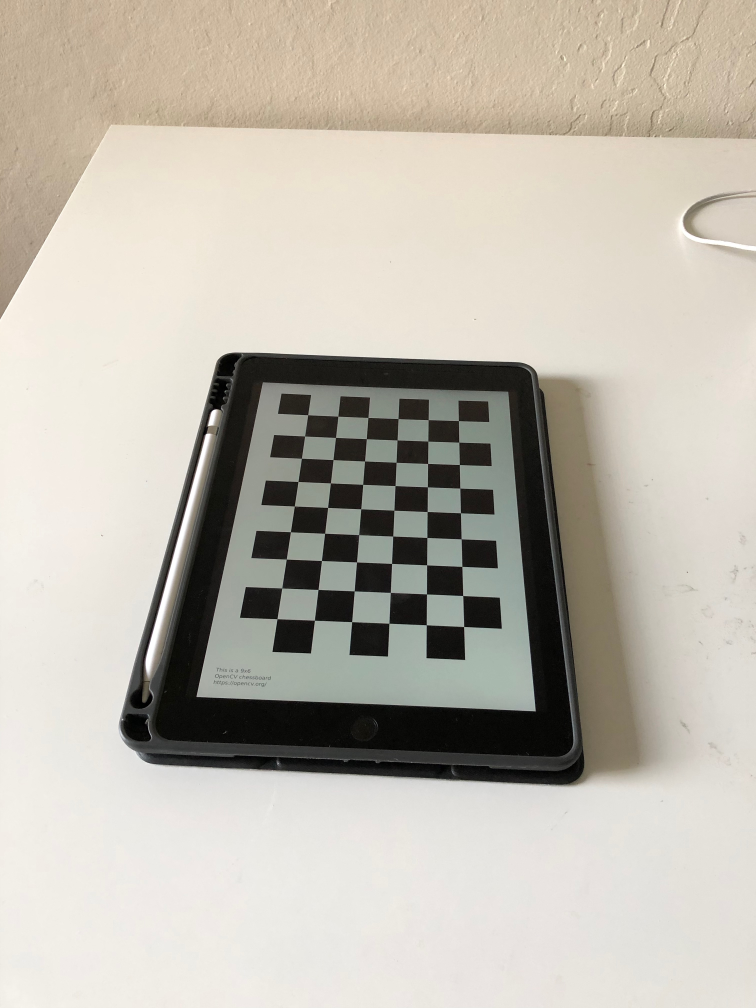
#> input picture mobile/calibration_data/IMG_1587.jpeg, 3024 x 4032 px (shown at 1/4 size); its folder holds only this picture in this run
$ python run_calib.py
#> lines starting #> are read from the running program, lines starting #| are printed output that depends on the picture; after the words box and inside, x2 and y2 are one past the last pixel; in counts of white or black regions, pixels touching at a corner belong together; long printed decimals are rounded
### mobile/CalibrationHelpers.py
import cv2
import numpy as np
import glob


# This function calls OpenCV's camera calibration on the directory of images
# created above.
# Returns the following values
# intrinsics: the current camera intrinsic calibration matrix
# distortion: the current distortion coefficients
# roi: the region of the image with full data
# new_intrinsics: the intrinsic calibration matrix of an image after
# undistortion and roi cropping
def CalibrateCamera(directory,visualize=False):
    # termination criteria
#> called with directory = 'calibration_data', visualize = True
    criteria = (cv2.TERM_CRITERIA_EPS + cv2.TERM_CRITERIA_MAX_ITER, 30, 0.001)
    # here we only care about computing the intrinsic parameters of the camera
    # and not the true positions of the checkerboard, so we can do everything
    # up to a scale factor, this means we can prepare our object points as
    # (0,0,0), (1,0,0), (2,0,0) ....,(6,5,0) representing the coordinates
    # of the corners in the checkerboard's local coordinate frame
    # if we cared about exact position we would need to scale these according
    # to the true size of the checkerboard
    objp = np.zeros((9*6,3), np.float32)
    objp[:,:2] = np.mgrid[0:9,0:6].T.reshape(-1,2)
    # Set up arrays to store object points and image points from all the images
    # Here the image points are the 2d positions of the corners in each image
    # the object points are the true 3d positions of the corners in the
    # checkerboards coordinate frame
    objpoints = [] # 3d point in the checkerboard's coordinate frame
    imgpoints = [] # 2d points in image plane.
    # Grab all images in the directory
    images = glob.glob(directory+'/*.jpeg')
    for fname in images:
        # read the image
        img = cv2.imread(fname)
#> img is the input picture: shape (4032, 3024, 3); mean B, G, R 173.8, 184.7, 190.2
        # (Jingran) resize image by half
        scale = 0.25
        img = cv2.resize(img, (0, 0), fx=scale, fy=scale)
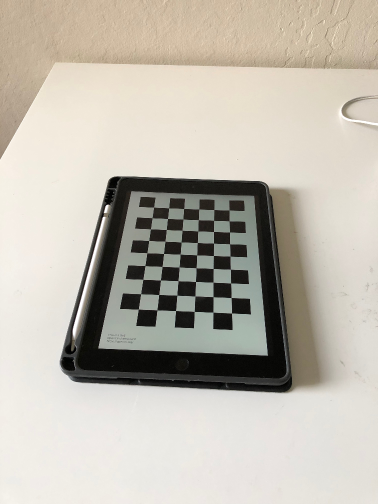
#> img: shape (1008, 756, 3) (shown at 1/2 size); mean B, G, R 174, 184.8, 190.3
        # convert to grayscale (this simplifies corner detection)
        gray = cv2.cvtColor(img, cv2.COLOR_BGR2GRAY)
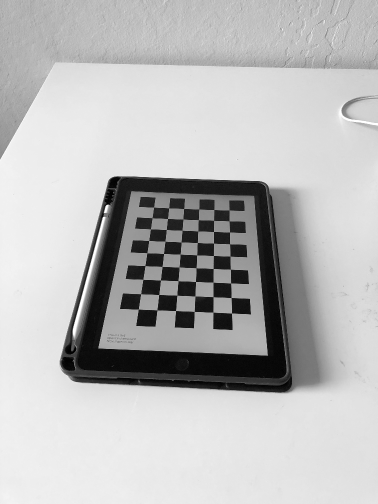
#> gray: shape (1008, 756) (shown at 1/2 size); min 0, max 255, mean 185.2
        # Find the chess board corners
        ret, corners = cv2.findChessboardCorners(gray, (9,6), None)
#> ret = True; corners = 54 rows, first 8: [458.4, 420.6], [458.7, 442.2], [459.4, 464.6], [459.6, 488.1], [460.6, 512.8], [461, 538.9], [461.8, 566.5], [462.6, 595.5]
        # If found, add object points, image points (after refining them)
        # This ensures that only images where all corners could be detected are
        # used for calibration
        if ret == True:
            # the object points in the checkerboard frame are always the same
            # so we just duplicate them for each image
            objpoints.append(objp)
            # refine corner locations, initial corner detection is performed by
            # sliding a convultional filter across the image, so accuracy is
            # at best 1 pixel, but from the image gradient we can compute the
            # location of the corner at sub-pixel accuracy
            corners2 = \
                cv2.cornerSubPix(gray,corners, (11,11), (-1,-1), criteria)
#> corners2 = 54 rows, first 8: [458.6, 420.4], [458.5, 442.4], [459.5, 464.4], [459.6, 488.3], [460.5, 512.6], [461.3, 538.7], [461.6, 566.5], [462.5, 595.6]
            # append the refined pixel location to our image points array
            imgpoints.append(corners2)
            # if visualization is enabled, draw and display the corners
            if visualize==True:
                cv2.drawChessboardCorners(img, (9,6), corners2, ret)
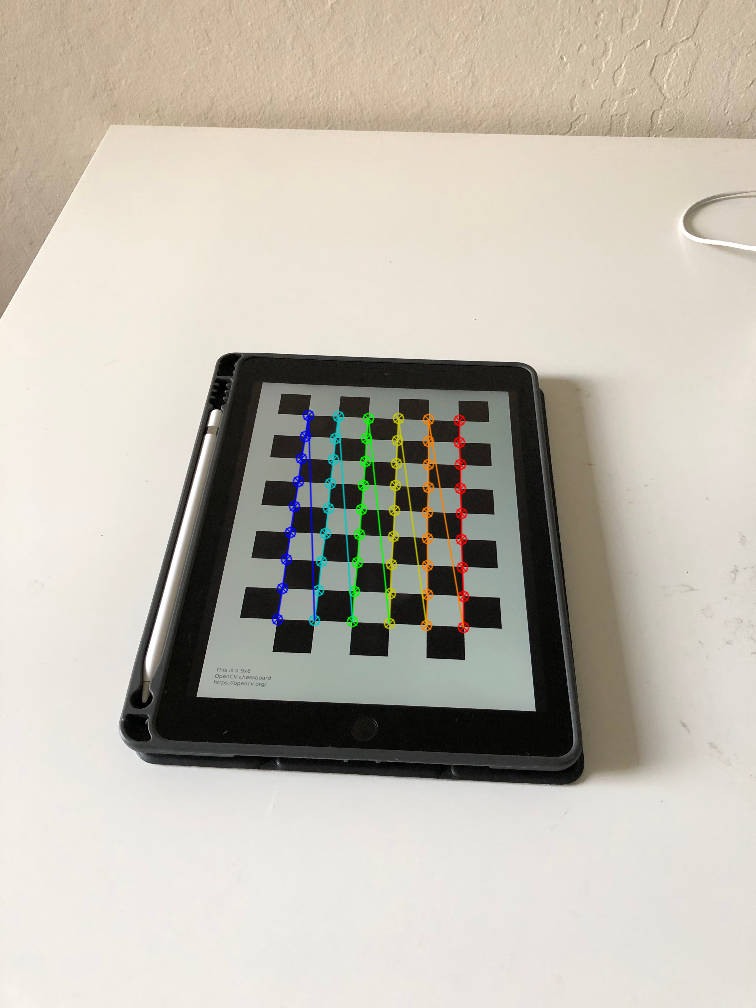
#> img: shape (1008, 756, 3); 1.44% of pixels changed, all inside (x1, y1, x2, y2) = (271, 409, 470, 634)
                cv2.imshow('Display', img)
                cv2.waitKey(500)
    # Perform camera calibration
    # Here I have fixed K3, the highest order distortion coefficient
    # This simplifies camera calibration and makes it easier to get a good
    # result, however this is only works under the assumption that your camera
    # does not have too much distortion, if your camera is very wide field of
    # view, you should remove this flag
    ret, intrinsics, distortion, rvecs, tvecs = \
        cv2.calibrateCamera(objpoints, imgpoints, gray.shape[::-1], None, \
                            None,flags=cv2.CALIB_FIX_K3,criteria=criteria)
#> ret = 0.242; intrinsics = [[489.8, 0, 377.1], [0, 403.8, 503.7], [0, 0, 1]]; distortion = [[0.114, -0.346, -0.00781, -0.000624, 0]]; rvecs = ([-0.329, 0.323, 1.6],); tvecs = ([2.69, -3.33, 16.36],)
    # print error if calibration unsuccessful
    if not ret:
        print("Calibration failed, recollect images and try again")
    # if successful, compute an print reprojection error, this is a good metric
    # for how good the calibration is. If your result is greater than 1px you
    # should probably recalibrate
    total_error = 0
    for i in range(len(objpoints)):
        # project the object points onto each camera image and compare
        # against the detected image positions
        imgpoints2, _ = cv2.projectPoints(objpoints[i], rvecs[i], tvecs[i], \
                                          intrinsics, distortion)
        error = cv2.norm(imgpoints[i], imgpoints2, cv2.NORM_L2)/len(imgpoints2)
        total_error += error
#> this loop made 1 pass
#> (error, total_error) on pass 1: (0.0329, 0.0329)
#> after the loop, total_error = 0.0329
    print( "mean error: {}".format(total_error/len(objpoints)) )
#| mean error: 0.03291
    # compute the region for where we have full information and the resulting
    # intrinsic calibration matrix
    h,  w = img.shape[:2]
    new_intrinsics, roi = cv2.getOptimalNewCameraMatrix(intrinsics, \
                                                        distortion, (w,h), 1,\
                                                        (w,h))
#> new_intrinsics = [[159.2, 0, 287], [0, 403.8, 503.7], [0, 0, 1]]; roi = (164, 0, 245, 1007)
    # return only the information we will need going forward
    return intrinsics, distortion, roi, new_intrinsics


# This function will save the calibration data to a file in the specified
# directory
def SaveCalibrationData(directory, intrinsics, distortion, new_intrinsics, \
                        roi):
    np.savez(directory+'/calib', intrinsics=intrinsics, distortion=distortion,\
             new_intrinsics = new_intrinsics, roi=roi)


# This function will load the calibration data from a file in the specified
# directory
# [4 lines left out: function LoadCalibrationData, not called in this run]

### mobile/run_calib.py
import CalibrationHelpers as calib
intrinsics, distortion, roi, new_intrinsics = \
    calib.CalibrateCamera('calibration_data', True)
#> intrinsics = [[489.8, 0, 377.1], [0, 403.8, 503.7], [0, 0, 1]]; distortion = [[0.114, -0.346, -0.00781, -0.000624, 0]]; roi = (164, 0, 245, 1007); new_intrinsics = [[159.2, 0, 287], [0, 403.8, 503.7], [0, 0, 1]]
print("intrinsics = \n", intrinsics)
#| intrinsics =
#|  [[489.763   0.         377.068]
#|  [  0.         403.786 503.739]
#|  [  0.           0.           1.        ]]
print("distortion = \n", distortion)
#| distortion =
#|  [[ 0.114 -0.3458 -0.007806 -0.0006238  0.        ]]
print("roi = \n", roi)
#| roi =
#|  (164, 0, 245, 1007)
print("new_intrinsics = \n", new_intrinsics)
#| new_intrinsics =
#|  [[159.157   0.         287.018]
#|  [  0.         403.786 503.739]
#|  [  0.           0.           1.        ]]
calib.SaveCalibrationData('calibration_data', intrinsics, distortion, new_intrinsics, roi)

$ run again, on mobile/calibration_data/IMG_1591.jpeg
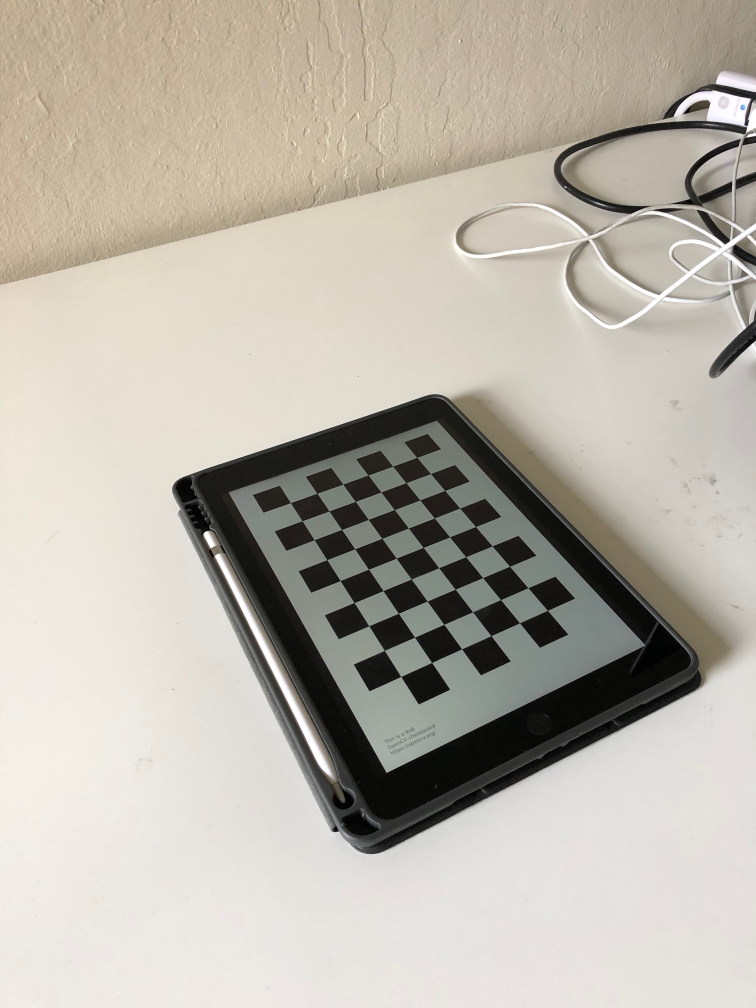
#> input picture mobile/calibration_data/IMG_1591.jpeg, 3024 x 4032 px (shown at 1/4 size)
#> in CalibrateCamera, img is the input picture: shape (4032, 3024, 3); mean B, G, R 170.2, 180.9, 186.1
#> in CalibrateCamera, `gray = cv2.cvtColor(img, cv2.COLOR_BGR2GRAY)`:
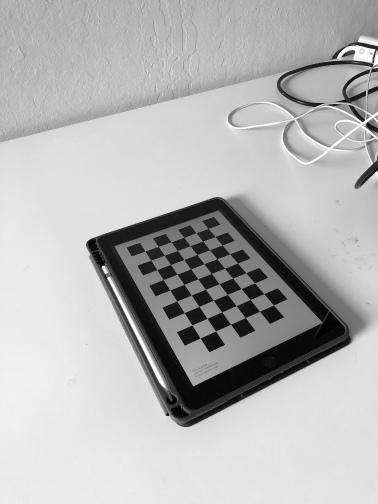
#> gray: shape (1008, 756) (shown at 1/2 size); min 0, max 255, mean 181.3
#> in CalibrateCamera, `ret, corners = cv2.findChessboardCorners(gray, (9,6), None)`: ret = True; corners = 54 rows, first 8: [417.2, 457.3], [430.5, 473.6], [444.7, 490.4], [460.2, 508.3], [475.5, 526.7], [492, 546], [509.4, 566.3], [527.9, 587.8]
#> corners2 = 54 rows, first 8: [416.8, 457.4], [430.4, 473.5], [444.7, 490.4], [459.8, 508.1], [475.5, 526.5], [492, 545.9], [509.6, 566.3], [527.9, 587.7]
#> in CalibrateCamera, `cv2.drawChessboardCorners(img, (9,6), corners2, ret)`:
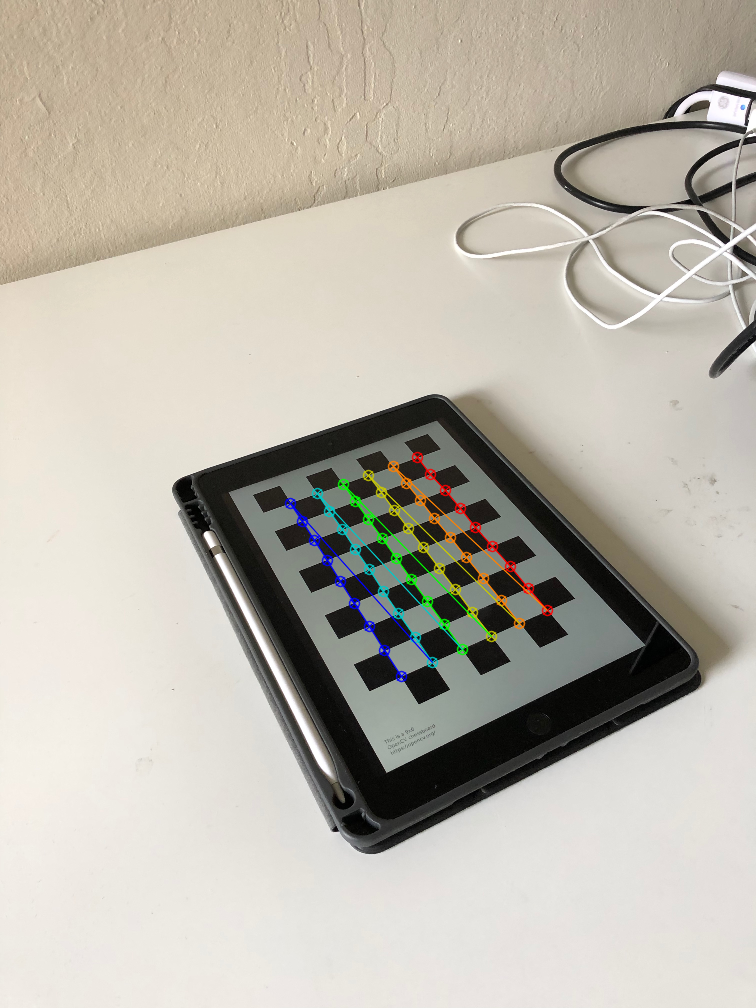
#> img: shape (1008, 756, 3); mean B, G, R 170.3, 181.4, 186.5
#> in CalibrateCamera, `ret, intrinsics, distortion, rvecs, tvecs = \ cv2.calibrateCamera(objp..`: ret = 0.0783; intrinsics = [[653.2, 0, 377.5], [0, 561.2, 503.5], [0, 0, 1]]; distortion = [[0.129, -0.158, -0.0119, -0.00494, 0]]; rvecs = ([-0.548, 0.364, 1.05],); tvecs = ([1.43, -1.96, 23.91],)
#> the loop in CalibrateCamera, `for i in range(len(objpoints)):` made 1 pass
#> (error, total_error) on pass 1: (0.0107, 0.0107)
#> after the loop in CalibrateCamera, `for i in range(len(objpoints)):`: total_error = 0.0107
#| mean error: 0.01066
#> in CalibrateCamera, `new_intrinsics, roi = cv2.getOptimalNewCameraMatrix(intrinsics, \ dist..`: new_intrinsics = [[416.2, 0, 486.9], [0, 350.1, 339.9], [0, 0, 1]]; roi = (257, 38, 465, 616)
#> `intrinsics, distortion, roi, new_intrinsics = \ calib.CalibrateCamera(..`: intrinsics = [[653.2, 0, 377.5], [0, 561.2, 503.5], [0, 0, 1]]; distortion = [[0.129, -0.158, -0.0119, -0.00494, 0]]; roi = (257, 38, 465, 616); new_intrinsics = [[416.2, 0, 486.9], [0, 350.1, 339.9], [0, 0, 1]]
#| intrinsics =
#|  [[653.173   0.         377.535 ]
#|  [  0.         561.221 503.533]
#|  [  0.           0.           1.        ]]
#| distortion =
#|  [[ 0.129 -0.1576  -0.01192 -0.004936  0.        ]]
#| roi =
#|  (257, 38, 465, 616)
#| new_intrinsics =
#|  [[416.249   0.         486.950]
#|  [  0.         350.087 339.919]
#|  [  0.           0.           1.        ]]

$ run again, on mobile/calibration_data/IMG_1592.jpeg
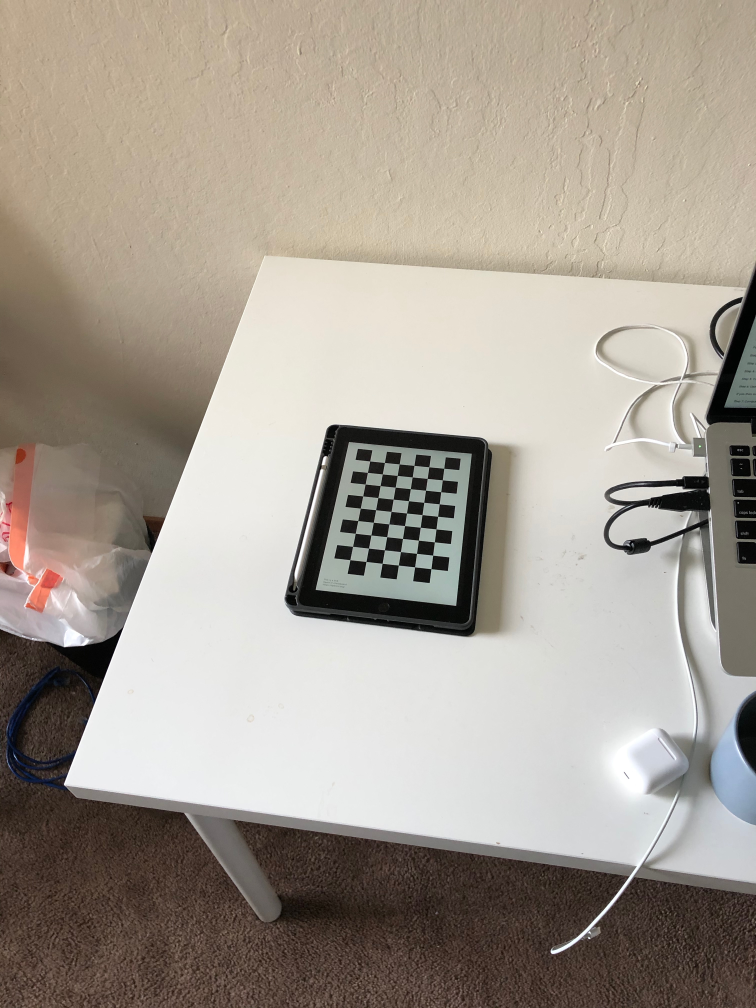
#> input picture mobile/calibration_data/IMG_1592.jpeg, 3024 x 4032 px (shown at 1/4 size)
#> in CalibrateCamera, img is the input picture: shape (4032, 3024, 3); mean B, G, R 146.4, 156.9, 165.4
#> in CalibrateCamera, `gray = cv2.cvtColor(img, cv2.COLOR_BGR2GRAY)`:
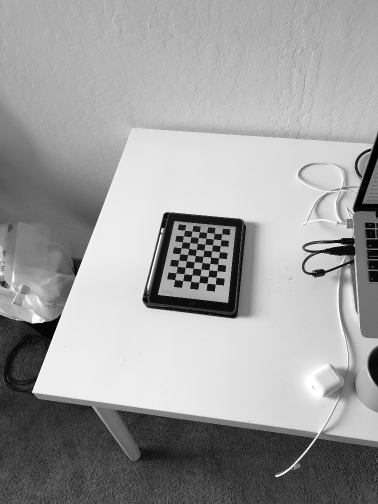
#> gray: shape (1008, 756) (shown at 1/2 size); min 0, max 255, mean 158.4
#> in CalibrateCamera, `ret, corners = cv2.findChessboardCorners(gray, (9,6), None)`: ret = True; corners = 54 rows, first 8: [443.5, 468.6], [442.5, 479.7], [440.5, 491.6], [439.4, 503.6], [437.4, 516.5], [435.9, 528.7], [434.5, 541.7], [432.5, 555.2]
#> corners2 = 54 rows, first 8: [443.3, 474.6], [443.3, 474.6], [441.3, 486.3], [440, 498.3], [438.5, 510.5], [436.6, 522.9], [434.4, 541.8], [432.5, 555.1]
#> in CalibrateCamera, `cv2.drawChessboardCorners(img, (9,6), corners2, ret)`:
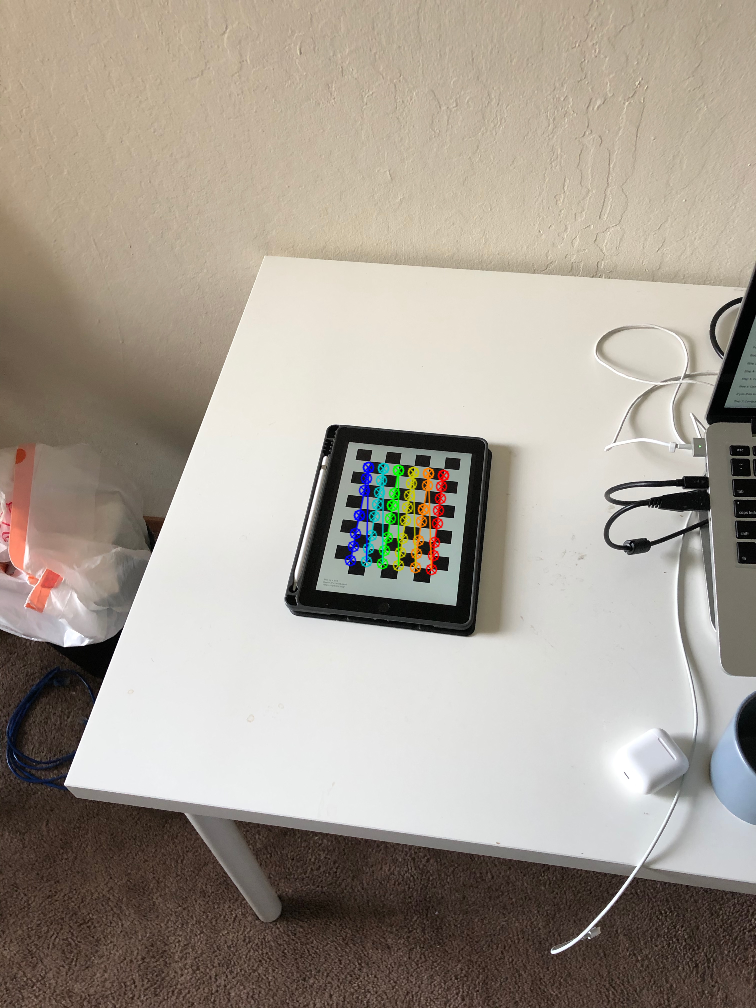
#> img: shape (1008, 756, 3); mean B, G, R 146.4, 157.2, 165.6
#> in CalibrateCamera, `ret, intrinsics, distortion, rvecs, tvecs = \ cv2.calibrateCamera(objp..`: ret = 3.64; intrinsics = [[3511.6, 0, 380.4], [0, 1289.3, 514.7], [0, 0, 1]]; distortion = [[198.9, -117771.6, 0.762, 0.00526, 0]]; rvecs = ([-0.915, -0.829, 1.51],); tvecs = ([1.93, -4.11, 107.3],)
#> the loop in CalibrateCamera, `for i in range(len(objpoints)):` made 1 pass
#> (error, total_error) on pass 1: (0.495, 0.495)
#> after the loop in CalibrateCamera, `for i in range(len(objpoints)):`: total_error = 0.495
#| mean error: 0.4954
#> in CalibrateCamera, `new_intrinsics, roi = cv2.getOptimalNewCameraMatrix(intrinsics, \ dist..`: new_intrinsics has the same summary as intrinsics; roi = (0, 0, 755, 1007)
#> `intrinsics, distortion, roi, new_intrinsics = \ calib.CalibrateCamera(..`: distortion = [[198.9, -117771.6, 0.762, 0.00526, 0]]; roi = (0, 0, 755, 1007); new_intrinsics has the same summary as intrinsics in CalibrateCamera
#| intrinsics =
#|  [[3.51160985e+03 0.00000000e+00 3.80390941e+02]
#|  [0.00000000e+00 1.28926246e+03 5.14719634e+02]
#|  [0.00000000e+00 0.00000000e+00 1.00000000e+00]]
#| distortion =
#|  [[ 1.98916807e+02 -1.17771560e+05  7.61550033e-01  5.25627482e-03
#|    0.00000000e+00]]
#| roi =
#|  (0, 0, 755, 1007)
#| new_intrinsics =
#|  [[3.51160985e+03 0.00000000e+00 3.80390941e+02]
#|  [0.00000000e+00 1.28926246e+03 5.14719634e+02]
#|  [0.00000000e+00 0.00000000e+00 1.00000000e+00]]
